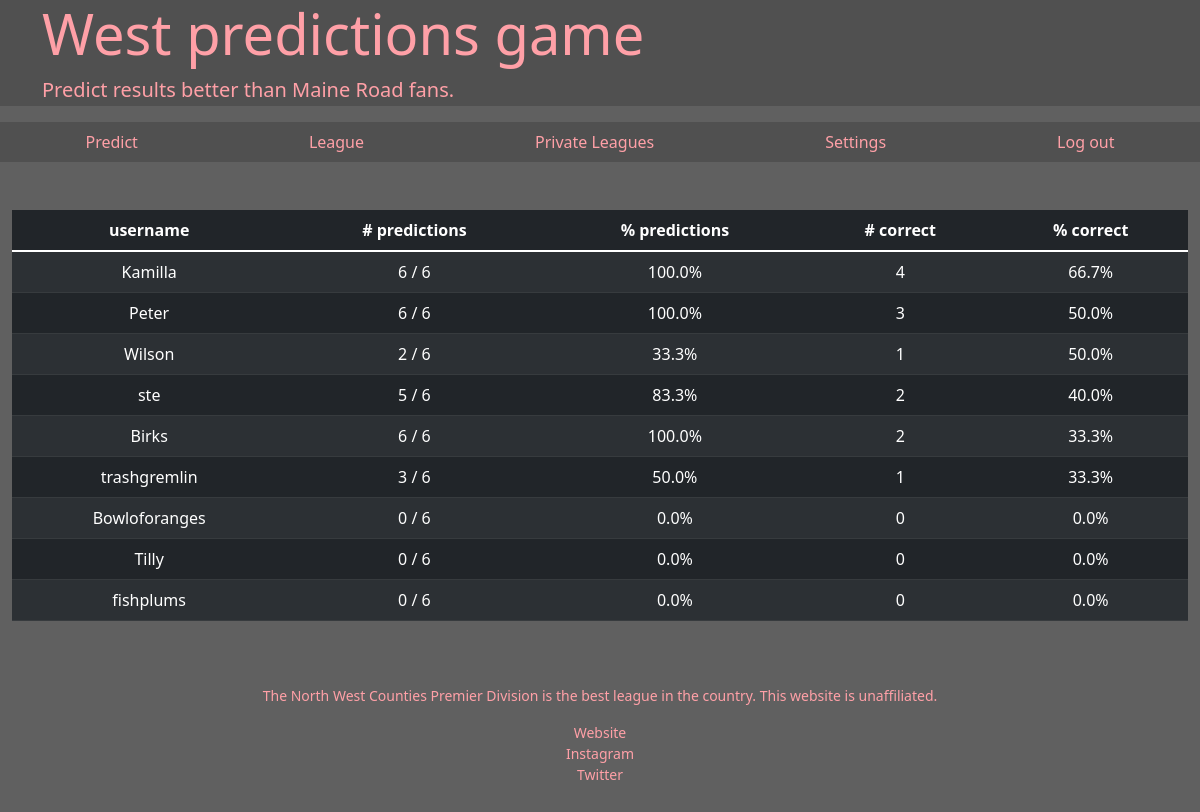
Page /leagues (signed in) on the committed database.
### tables this page shows
CREATE TABLE users (id INTEGER PRIMARY KEY AUTOINCREMENT NOT NULL,
                    username TEXT NOT NULL,
                    hash TEXT NOT NULL, team TEXT);

### app.py (the view)
@app.route("/leagues", methods=["GET"])
@login_required
def leagues():
    league = db.execute(
        "select u.username, count(p.id) as predictions, sum(case when p.correct = 1 then 1 else 0 end) as correct from users u left join predictions p on p.user_id = u.id and p.correct is not null group by u.username"
    )
    matches = db.execute(
        "select count(id) as played from matches where result_id is not null"
    )[0]["played"]
    league = create_league_stats(league, matches)
    return render_template("leagues.html", league=league, matches=matches)

### helpers.py (called while the page is built)
def login_required(f):
    @wraps(f)
    def decorated_function(*args, **kwargs):
        if session.get("user_id") is None:
            return redirect("/login")
        return f(*args, **kwargs)
    return decorated_function

def percent_format(value):
    value *= 100
    return f"{value:.1f}%"

def create_league_stats(league, matches):
    for member in league:
        member["Total games"] = matches
        member["Predictions made"] = float(member["predictions"] / matches)
        if member["predictions"] == 0:
            member["Correct %"] = 0
        else:
            member["Correct %"] = float(member["correct"] / member["predictions"])
    sorted_league = sorted(
        league, key=lambda x: (x["Correct %"], x["predictions"]), reverse=True
    )
    return sorted_league

### templates/leagues.html (shortened to what this page needs)
{% extends "layout.html" %}
{% block main %}
<table class="table table-striped table-dark">
    <thead>
      <tr>
        <th scope="col">username</th>
        <th scope="col"># predictions</th>
        <th scope="col">% predictions</th>
        <th scope="col"># correct</th>
        <th scope="col">% correct</th>
      </tr>
    </thead>
    <tbody>
      {% for username in league %}
      <tr>
        <td>{{username['username']}}</td>
        <td>{{username['predictions']}} / {{ matches }}</td>
        <td>{{username['Predictions made']  | percent_format}}</td>
        <td>{{username['correct']}}</td>
        <td>{{username['Correct %'] | percent_format}}</td>
      </tr>
      {% endfor %}
    </tbody>
  </table>
{% endblock %}

### templates/layout.html (shortened to what this page needs)
<!DOCTYPE html>
<html lang="en">
    <head>
        <link href="https://cdn.jsdelivr.net/npm/bootstrap@5.1.3/dist/css/bootstrap.min.css" rel="stylesheet">
        <link href="/static/styles.css" rel="stylesheet">
    </head>
    <body>
        <div class="jumbotron" >
            <div class="container">
            <h1 class="display-4">West predictions game</h1>
            <p class="lead" style="padding-bottom: 1px;">Predict results better than Maine Road fans.</p>
            </div>
          </div>
          {% if session["user_id"] %}
          <ul class="nav nav-pills nav-fill">
            <li class="nav-item">
              <a class="nav-link" href="/predict">Predict</a>
            </li>
            <li class="nav-item">
              <a class="nav-link" href="/leagues">League</a>
            </li>
            <li class="nav-item">
              <a class="nav-link" href="/privateleagues">Private Leagues</a>
            </li>
            <li class="nav-item">
              <a class="nav-link" href="/profile">Settings</a>
            </li>
            <li class="nav-item">
              <a class="nav-link" href="/logout">Log out</a>
            </li>
          </ul>
          {% endif %}
        <main class="container-fluid py-5 text-center">
          {% block main %}{% endblock %}
        </main>
        <footer class="mb-5 small text-center">
            <p>The North West Counties Premier Division is the best league in the country. This website is unaffiliated.</p>
            <a href="https://www.nwcfl.com/index.php" target="_blank">Website</a>
            <br>
            <a href="https://www.instagram.com/northwestcountiesfl/?hl=en" target="_blank">Instagram</a>
            <br>
            <a href="https://twitter.com/nwcfl" target="_blank">Twitter</a>
        </footer>
    </body>
</html>

### static/styles.css (style rules this page uses)
.jumbotron { background-color: #505050; color: #FFA0A7; }
footer { color: #FFA0A7; }
main { color: #FFA0A7; }
body { background-color: #606060; }
.nav { background-color: #505050; }
a { color: #FFA0A7 !important; text-decoration:none; }

### rows in the picture
users: username "Kamilla", predictions "6", matches "6", username "100.0%", correct "4", username "66.7%"
users: username "Peter", predictions "6", id "6", username "100.0%", correct "3", username "50.0%"
users: username "Wilson", predictions "2", matches "6", username "33.3%", correct "1", username "50.0%"
users: username "ste", predictions "5", matches "6", username "83.3%", correct "2", username "40.0%"
users: username "Birks", predictions "6", matches "6", username "100.0%", correct "2", username "33.3%"
users: username "trashgremlin", predictions "3", matches "6", username "50.0%", correct "1", username "33.3%"
users: username "Bowloforanges", predictions "0", matches "6", username "0.0%", correct "0"
users: username "Tilly", predictions "0", matches "6", username "0.0%", correct "0"
users: username "fishplums", predictions "0", matches "6", username "0.0%", correct "0"
